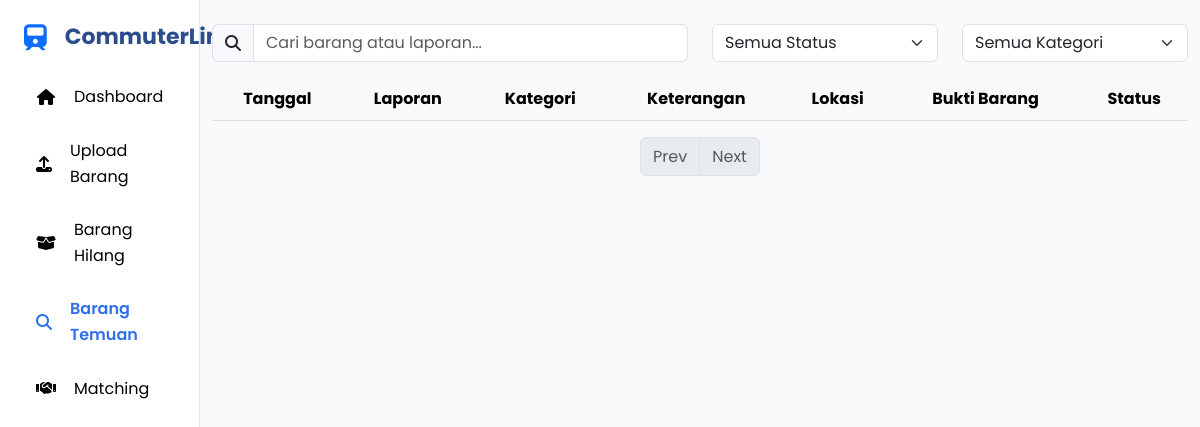
The app's page /lnf/laporan_temuan.php, older data.
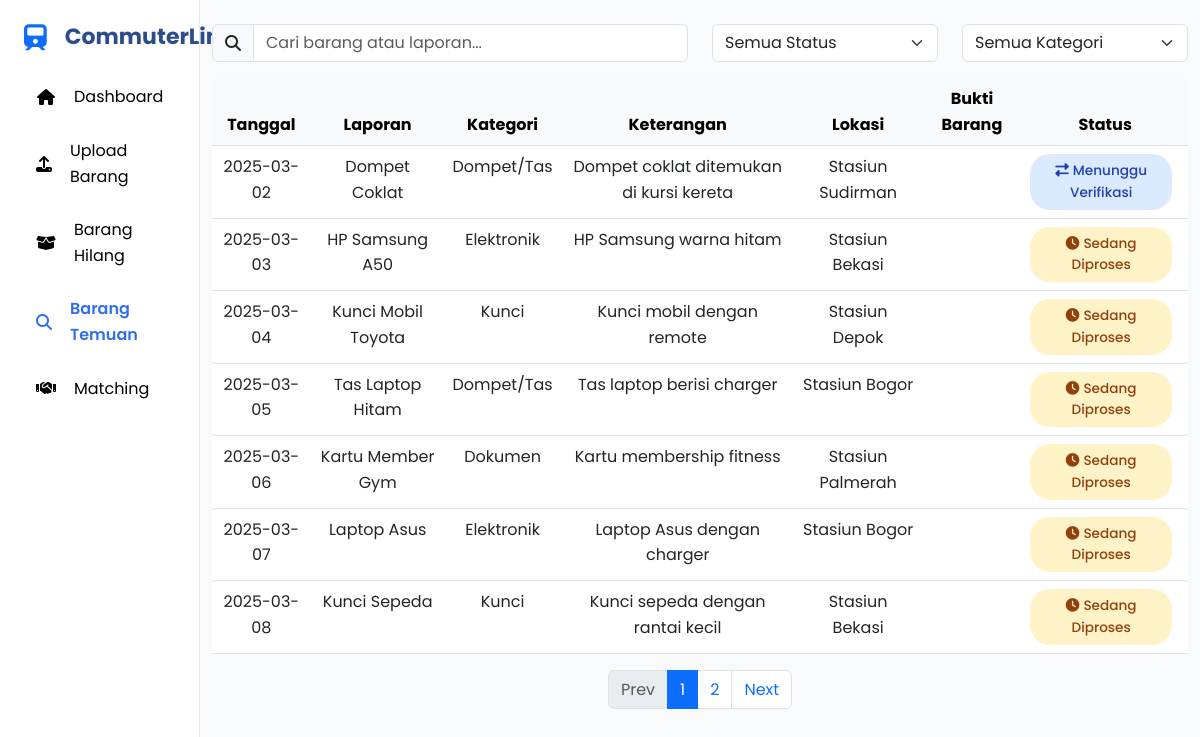
The same page, newer data.
### tables this page shows
CREATE TABLE `found_items` (
  `found_item_id` int(11) NOT NULL,
  `reported_by` int(11) NOT NULL,
  `item_name` varchar(150) NOT NULL,
  `category` varchar(100) NOT NULL,
  `description` text DEFAULT NULL,
  `location` varchar(200) NOT NULL,
  `found_date` date NOT NULL,
  `status` enum('Diproses','Menunggu Verifikasi Atasan','Telah Diverifikasi','Dibatalkan','Diserahkan') DEFAULT 'Diproses',
  `file` varchar(150) DEFAULT NULL,
  `created_at` datetime DEFAULT current_timestamp(),
  `created_by` varchar(30) DEFAULT NULL,
  `updated_at` datetime DEFAULT current_timestamp(),
  `updated_by` varchar(30) DEFAULT NULL
);

### lnf/laporan_temuan.php (the view, shortened to what the changed rows need)
<?php
include "config/connection.php";
$limit = 7;
$page = isset($_GET['page']) ? $_GET['page'] : 1;
$start = ($page - 1) * $limit;
$sql = "select * from found_items LIMIT $start,$limit";
$hasil = mysqli_query($conn, $sql);
$sql_total = "select count(*) as total from found_items";
$results_total = mysqli_query($conn, $sql_total);
$data_total = mysqli_fetch_assoc($results_total);
$total_data = $data_total['total'];
$total_page = ceil($total_data / $limit);
?>
<!DOCTYPE html>
<html lang="en">
<head>
    <link href="https://cdn.jsdelivr.net/npm/bootstrap@5.3.0-alpha1/dist/css/bootstrap.min.css" rel="stylesheet">
    <link rel="stylesheet" href="https://cdnjs.cloudflare.com/ajax/libs/font-awesome/6.4.0/css/all.min.css">
</head>
<body>
    <div class="container-fluid">
        <div class="row">
            <div class="col-md-9 col-lg-10 mt-4">
                <div class="table-responsive">
                    <table class="table table-hover">
                        <thead class="table-light">
                            <tr class="text-center">
                                <th>Tanggal</th>
                                <th>Laporan</th>
                                <th>Kategori</th>
                                <th>Keterangan</th>
                                <th>Lokasi</th>
                                <th>Bukti Barang</th>
                                <th>Status</th>
                            </tr>
                        </thead>
                        <tbody id="tableData">
                            <?php
                            if (mysqli_num_rows($hasil) > 0) {
                                while ($row = mysqli_fetch_assoc($hasil)) {
                                    $tanggal = $row['found_date'];
                                    $laporan = $row['item_name'];
                                    $kategori = $row['category'];
                                    $keterangan = $row['description'];
                                    $lokasi = $row['location'];
                                    $status = $row['status'];
                                    $badge = "";
                                    if ($status == "Diproses") {
                                        $badge = '<span class="status-badge me-2" style="background-color: #FEF3C7; color: #92400E;">
                                                        <i class="fas fa-clock me-1"></i>Sedang Diproses
                                                    </span>';
                                    } elseif ($status == "Menunggu Verifikasi Atasan") {
                                        $badge = '<span class="status-badge me-2" style="background-color: #DBEAFE; color: #1E40AF;">
                                                        <i class="fas fa-exchange-alt me-1"></i>Menunggu Verifikasi
                                                    </span>';
                                    } elseif ($status == "Dibatalkan") {
                                        $badge = '<span class="status-badge me-2" style="background-color: #D1FAE5; color: #991B1B;">
                                                        <i class="fas fa-check-circle me-1"></i>Dibatalkan
                                                    </span>';
                                    } else {
                                        $badge = '<span class="status-badge me-2" style="background-color: #FEE2E2; color: #065F46;">
                                                        <i class="fas fa-times-circle me-1"></i>Diserahkan
                                                    </span>';
                                    }
                            ?>
                                    <tr class="text-center">
                                        <td>
                                            <?php echo $tanggal; ?>
                                        </td>
                                        <td>
                                            <?php echo $laporan; ?>
                                        </td>
                                        <td>
                                            <?php echo $kategori; ?>
                                        </td>
                                        <td class="col-keterangan">
                                            <?php echo $keterangan; ?>
                                        </td>
                                        <td>
                                            <?php echo $lokasi; ?>
                                        </td>
                                        <td>
                                        </td>
                                        <td>
                                            <?php echo $badge; ?>
                                        </td>
                                    </tr>
                            <?php
                                }
                            }
                            ?>
                        </tbody>
                    </table>
                    <div class="d-flex justify-content-center mt-3">
                        <ul class="pagination">
                            <?php for ($i = 1; $i <= $total_page; $i++) { ?>
                                <li class="page-item <?php if ($i == $page)
                                                            echo 'active'; ?>">
                                    <a href="index.php?page=<?php echo $i; ?>" class="page-link">
                                        <?php echo $i; ?>
                                    </a>
                                </li>
                            <?php } ?>
                            <li class="page-item <?php if ($page >= $total_page)
                                                        echo 'disabled' ?>">
                                <a href="index.php?page=<?php echo $page + 1; ?>" class="page-link">Next</a>
                            </li>
                        </ul>
                    </div>
                </div>
            </div>
        </div>
    </div>
</body>
</html>

Row changes from the older to the newer data that the page shows:
added found_items: found_date "2025-03-02", item_name "Dompet Coklat", category "Dompet/Tas", description "Dompet coklat ditemukan di kursi kereta", location "Stasiun Sudirman", shows "Menunggu Verifikasi"
added found_items: found_date "2025-03-03", item_name "HP Samsung A50", category "Elektronik", description "HP Samsung warna hitam", location "Stasiun Bekasi", status "Diproses" (drawn)
added found_items: found_date "2025-03-04", item_name "Kunci Mobil Toyota", category "Kunci", description "Kunci mobil dengan remote", location "Stasiun Depok", status "Diproses" (drawn)
added found_items: found_date "2025-03-05", item_name "Tas Laptop Hitam", category "Dompet/Tas", description "Tas laptop berisi charger", location "Stasiun Bogor", status "Diproses" (drawn)
added found_items: found_date "2025-03-06", item_name "Kartu Member Gym", category "Dokumen", description "Kartu membership fitness", location "Stasiun Palmerah", status "Diproses" (drawn)
added found_items: found_date "2025-03-07", item_name "Laptop Asus", category "Elektronik", description "Laptop Asus dengan charger", location "Stasiun Bogor", status "Diproses" (drawn)
added found_items: found_date "2025-03-08", item_name "Kunci Sepeda", category "Kunci", description "Kunci sepeda dengan rantai kecil", location "Stasiun Bekasi", status "Diproses" (drawn)
Text that changed along with them:
new list line: "1"
new list line: "2"
